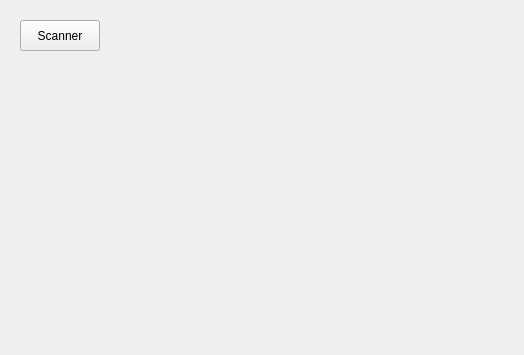
<?xml version="1.0" encoding="UTF-8"?>
<ui version="4.0">
 <class>NetworkTab</class>
 <widget class="QWidget" name="NetworkTab">
  <property name="geometry">
   <rect>
    <x>0</x>
    <y>0</y>
    <width>524</width>
    <height>355</height>
   </rect>
  </property>
  <property name="windowTitle">
   <string>Form</string>
  </property>
  <widget class="QPushButton" name="btnNetworkScanner">
   <property name="geometry">
    <rect>
     <x>20</x>
     <y>20</y>
     <width>80</width>
     <height>31</height>
    </rect>
   </property>
   <property name="text">
    <string>Scanner</string>
   </property>
  </widget>
 </widget>
 <resources/>
 <connections/>
</ui>
